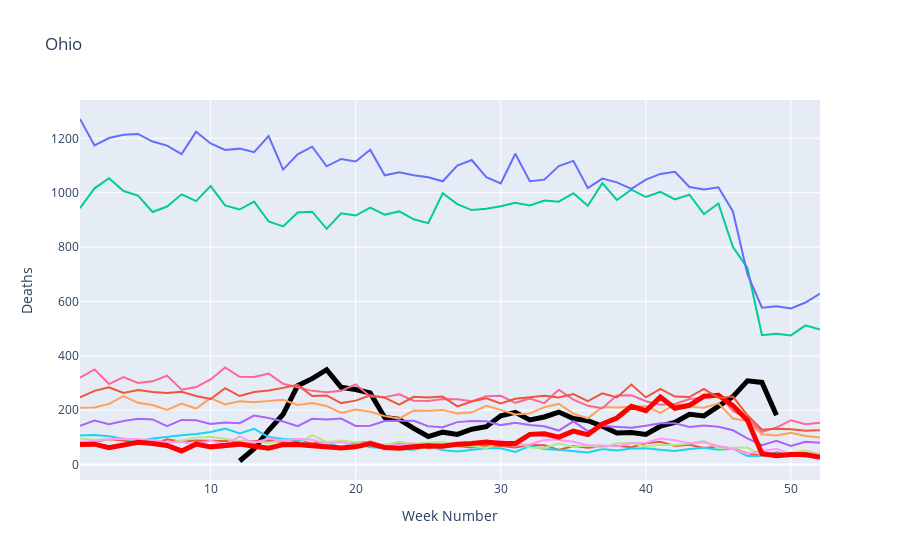

Notebook source saved alongside this figure:
### Markdown cell above
### Weekly statistics

### Code cell
st = "Ohio"
causes = [c for c in excessCdcDeathsDf.columns if "(" in c and not "COVID" in c]
fig = go.Figure()
covid_data = byStateDf[ byStateDf["State"] == st].groupby("WeekNumber")[["Deaths"]].sum().reset_index()
fig.add_trace(go.Scatter( x=covid_data["WeekNumber"], y=covid_data["Deaths"], name = "COVID-19",
                        line = dict(color='black', width=5)))
data = excessCdcDeathsDf[ excessCdcDeathsDf["Jurisdiction of Occurrence"] == st].\
        groupby("WeekNumber")[causes].sum().reset_index()
for c in causes:
    if "R00" in c:
        fig.add_trace(go.Scatter( x=data["WeekNumber"], y=data[c], name = c.split('(')[-1], 
                 line = dict(color='red', width=5)))
    else:
        fig.add_trace(go.Scatter( x=data["WeekNumber"], y=data[c], name = c.split('(')[-1][:-1]))
fig.update_layout(title = st, xaxis_title="Week Number", yaxis_title="Deaths", showlegend = False) 
fig.show()
pd.DataFrame([c[:-1].split('(')[::-1] for c in causes], columns=["IDC", "cause"]).set_index("IDC")

### Figure 1 — Plotly figure (JSON) as saved in the notebook; plotly's stock layout.template omitted (floating-point values rounded to 4 significant figures)
{"data": [{"line": {"color": "black", "width": 5}, "name": "COVID-19", "type": "scatter", "x": [12, 13, 14, 15, 16, 17, 18, 19, 20, 21, 22, 23, 24, 25, 26, 27, 28, 29, 30, 31, 32, 33, 34, 35, 36, 37, 38, 39, 40, 41, 42, 43, 44, 45, 46, 47, 48, 49], "y": [13, 58, 126, 185, 290, 316, 349, 284, 276, 263, 173, 166, 133, 103, 119, 111, 130, 139, 179, 192, 164, 175, 193, 169, 161, 141, 116, 118, 111, 141, 155, 185, 179, 213, 250, 308, 302, 181]}, {"name": "A40-A41", "type": "scatter", "x": [1, 2, 3, 4, 5, 6, 7, 8, 9, 10, 11, 12, 13, 14, 15, 16, 17, 18, 19, 20, 21, 22, 23, 24, 25, 26, 27, 28, 29, 30, 31, 32, 33, 34, 35, 36, 37, 38, 39, 40, 41, 42, 43, 44, 45, 46, 47, 48, 49, 50, 51, 52], "y": [75, 83, 93, 88, 80, 74, 93, 84, 88, 88, 87, 84, 85, 88, 83, 87, 78, 81, 59, 79, 84, 62, 77, 71, 61, 64, 68, 63, 70, 68, 63, 72, 71, 54, 68, 62, 67, 69, 64, 78, 84, 68, 73, 61, 66, 59, 41, 32, 45, 33, 30, 37]}, {"name": "C00-C97", "type": "scatter", "x": [1, 2, 3, 4, 5, 6, 7, 8, 9, 10, 11, 12, 13, 14, 15, 16, 17, 18, 19, 20, 21, 22, 23, 24, 25, 26, 27, 28, 29, 30, 31, 32, 33, 34, 35, 36, 37, 38, 39, 40, 41, 42, 43, 44, 45, 46, 47, 48, 49, 50, 51, 52], "y": [943, 1016, 1053, 1006, 989, 929, 949, 994, 969, 1024, 953, 938, 967, 894, 876, 927, 930, 867, 924, 916, 945, 919, 931, 902, 888, 998, 958, 936, 941, 950, 963, 953, 971, 967, 998, 952, 1035, 973, 1011, 984, 1003, 975, 993, 921, 960, 800, 723, 476, 481, 475, 512, 497]}, {"name": "E10-E14", "type": "scatter", "x": [1, 2, 3, 4, 5, 6, 7, 8, 9, 10, 11, 12, 13, 14, 15, 16, 17, 18, 19, 20, 21, 22, 23, 24, 25, 26, 27, 28, 29, 30, 31, 32, 33, 34, 35, 36, 37, 38, 39, 40, 41, 42, 43, 44, 45, 46, 47, 48, 49, 50, 51, 52], "y": [142, 162, 148, 160, 168, 166, 141, 164, 163, 149, 155, 152, 180, 171, 158, 141, 168, 166, 169, 142, 143, 160, 161, 161, 141, 137, 156, 160, 159, 145, 154, 145, 141, 125, 159, 123, 142, 138, 135, 143, 152, 152, 138, 144, 139, 126, 96, 71, 87, 68, 84, 80]}, {"name": "G30", "type": "scatter", "x": [1, 2, 3, 4, 5, 6, 7, 8, 9, 10, 11, 12, 13, 14, 15, 16, 17, 18, 19, 20, 21, 22, 23, 24, 25, 26, 27, 28, 29, 30, 31, 32, 33, 34, 35, 36, 37, 38, 39, 40, 41, 42, 43, 44, 45, 46, 47, 48, 49, 50, 51, 52], "y": [209, 210, 223, 252, 227, 219, 201, 224, 206, 244, 221, 233, 229, 234, 238, 219, 226, 215, 190, 202, 194, 178, 169, 199, 198, 201, 188, 192, 216, 201, 184, 188, 211, 223, 187, 170, 212, 210, 212, 215, 190, 221, 213, 209, 225, 169, 160, 111, 107, 117, 105, 99]}, {"name": "J09-J18", "type": "scatter", "x": [1, 2, 3, 4, 5, 6, 7, 8, 9, 10, 11, 12, 13, 14, 15, 16, 17, 18, 19, 20, 21, 22, 23, 24, 25, 26, 27, 28, 29, 30, 31, 32, 33, 34, 35, 36, 37, 38, 39, 40, 41, 42, 43, 44, 45, 46, 47, 48, 49, 50, 51, 52], "y": [107, 109, 104, 95, 85, 96, 103, 108, 112, 120, 132, 114, 131, 101, 94, 91, 65, 82, 61, 82, 64, 61, 57, 54, 68, 53, 48, 53, 60, 60, 46, 68, 57, 54, 48, 44, 57, 52, 59, 60, 54, 50, 57, 62, 54, 58, 31, 32, 41, 37, 36, 34]}, {"name": "J40-J47", "type": "scatter", "x": [1, 2, 3, 4, 5, 6, 7, 8, 9, 10, 11, 12, 13, 14, 15, 16, 17, 18, 19, 20, 21, 22, 23, 24, 25, 26, 27, 28, 29, 30, 31, 32, 33, 34, 35, 36, 37, 38, 39, 40, 41, 42, 43, 44, 45, 46, 47, 48, 49, 50, 51, 52], "y": [320, 350, 296, 322, 300, 306, 327, 275, 285, 313, 357, 323, 322, 335, 297, 284, 271, 266, 271, 295, 250, 248, 258, 235, 234, 241, 240, 233, 251, 253, 227, 243, 226, 275, 239, 216, 207, 254, 255, 233, 220, 223, 241, 245, 261, 197, 169, 120, 136, 163, 148, 154]}, {"name": "J00-J06,J30-J39,J67,J70-J98", "type": "scatter", "x": [1, 2, 3, 4, 5, 6, 7, 8, 9, 10, 11, 12, 13, 14, 15, 16, 17, 18, 19, 20, 21, 22, 23, 24, 25, 26, 27, 28, 29, 30, 31, 32, 33, 34, 35, 36, 37, 38, 39, 40, 41, 42, 43, 44, 45, 46, 47, 48, 49, 50, 51, 52], "y": [96, 91, 93, 96, 89, 75, 79, 88, 99, 102, 94, 87, 84, 80, 90, 75, 108, 82, 88, 82, 73, 73, 84, 76, 80, 82, 72, 68, 61, 83, 84, 63, 61, 77, 65, 70, 62, 78, 79, 66, 73, 72, 77, 87, 60, 62, 63, 34, 34, 43, 52, 39]}, {"name": "N00-N07,N17-N19,N25-N27", "type": "scatter", "x": [1, 2, 3, 4, 5, 6, 7, 8, 9, 10, 11, 12, 13, 14, 15, 16, 17, 18, 19, 20, 21, 22, 23, 24, 25, 26, 27, 28, 29, 30, 31, 32, 33, 34, 35, 36, 37, 38, 39, 40, 41, 42, 43, 44, 45, 46, 47, 48, 49, 50, 51, 52], "y": [84, 87, 93, 95, 93, 91, 81, 84, 74, 87, 75, 103, 79, 96, 88, 94, 91, 76, 83, 69, 86, 68, 74, 77, 70, 75, 74, 82, 80, 88, 71, 74, 91, 91, 84, 71, 70, 66, 79, 80, 96, 89, 78, 82, 68, 56, 40, 48, 58, 37, 41, 40]}, {"line": {"color": "red", "width": 5}, "name": "R00-R99)", "type": "scatter", "x": [1, 2, 3, 4, 5, 6, 7, 8, 9, 10, 11, 12, 13, 14, 15, 16, 17, 18, 19, 20, 21, 22, 23, 24, 25, 26, 27, 28, 29, 30, 31, 32, 33, 34, 35, 36, 37, 38, 39, 40, 41, 42, 43, 44, 45, 46, 47, 48, 49, 50, 51, 52], "y": [74, 75, 62, 73, 82, 77, 70, 50, 75, 65, 71, 75, 67, 60, 73, 74, 69, 63, 61, 65, 77, 63, 60, 65, 69, 67, 75, 77, 83, 77, 77, 111, 113, 101, 123, 110, 149, 171, 214, 198, 248, 207, 218, 251, 255, 217, 163, 40, 32, 37, 37, 27]}, {"name": "I00-I09,I11,I13,I20-I51", "type": "scatter", "x": [1, 2, 3, 4, 5, 6, 7, 8, 9, 10, 11, 12, 13, 14, 15, 16, 17, 18, 19, 20, 21, 22, 23, 24, 25, 26, 27, 28, 29, 30, 31, 32, 33, 34, 35, 36, 37, 38, 39, 40, 41, 42, 43, 44, 45, 46, 47, 48, 49, 50, 51, 52], "y": [1271, 1174, 1201, 1213, 1216, 1188, 1173, 1142, 1224, 1181, 1157, 1162, 1149, 1208, 1085, 1141, 1169, 1097, 1124, 1115, 1158, 1064, 1075, 1064, 1057, 1042, 1100, 1120, 1057, 1034, 1143, 1042, 1048, 1098, 1117, 1017, 1052, 1038, 1014, 1048, 1069, 1077, 1021, 1012, 1020, 931, 700, 577, 582, 574, 596, 629]}, {"name": "I60-I69", "type": "scatter", "x": [1, 2, 3, 4, 5, 6, 7, 8, 9, 10, 11, 12, 13, 14, 15, 16, 17, 18, 19, 20, 21, 22, 23, 24, 25, 26, 27, 28, 29, 30, 31, 32, 33, 34, 35, 36, 37, 38, 39, 40, 41, 42, 43, 44, 45, 46, 47, 48, 49, 50, 51, 52], "y": [247, 271, 284, 263, 274, 267, 263, 268, 252, 241, 281, 252, 267, 272, 282, 293, 252, 254, 226, 235, 255, 246, 220, 249, 247, 250, 214, 232, 244, 225, 242, 248, 253, 247, 259, 233, 262, 247, 294, 247, 278, 250, 248, 278, 245, 250, 181, 128, 132, 130, 124, 126]}], "layout": {"showlegend": false, "title": {"text": "Ohio"}, "xaxis": {"title": {"text": "Week Number"}}, "yaxis": {"title": {"text": "Deaths"}}}}
